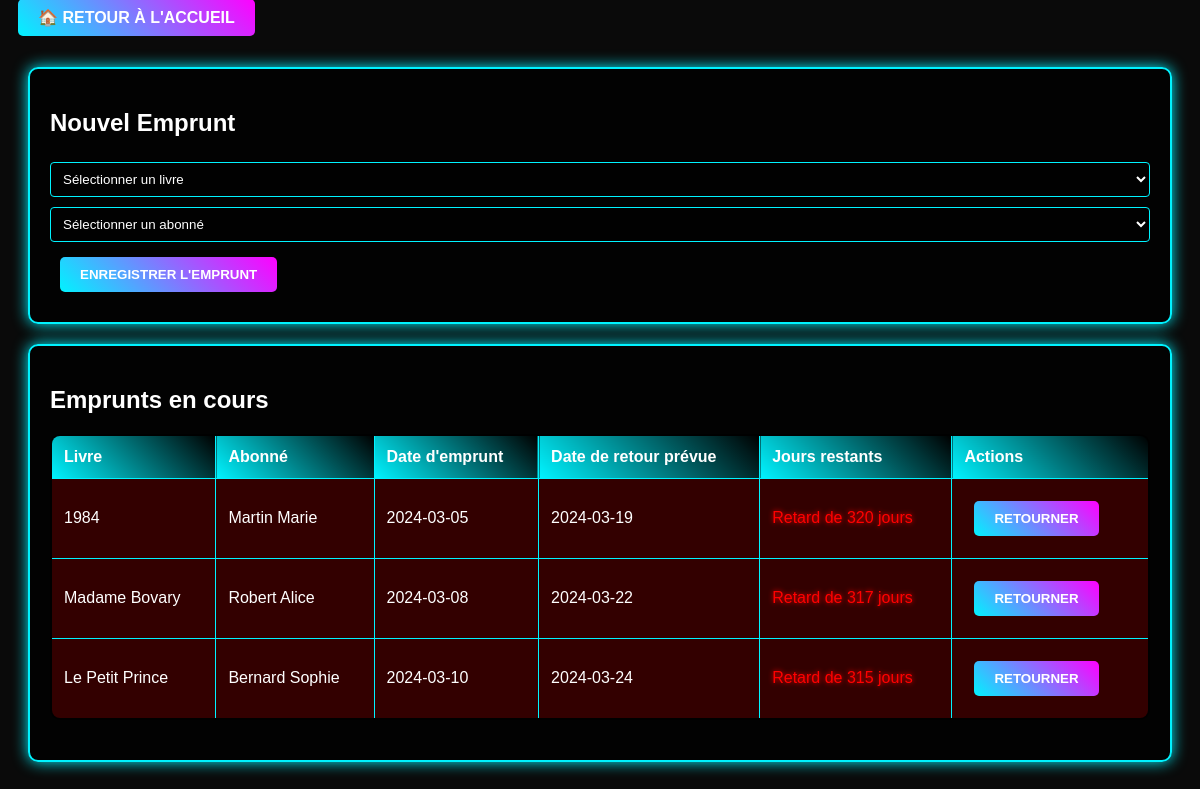
The app's page /emprunts.php, older data.
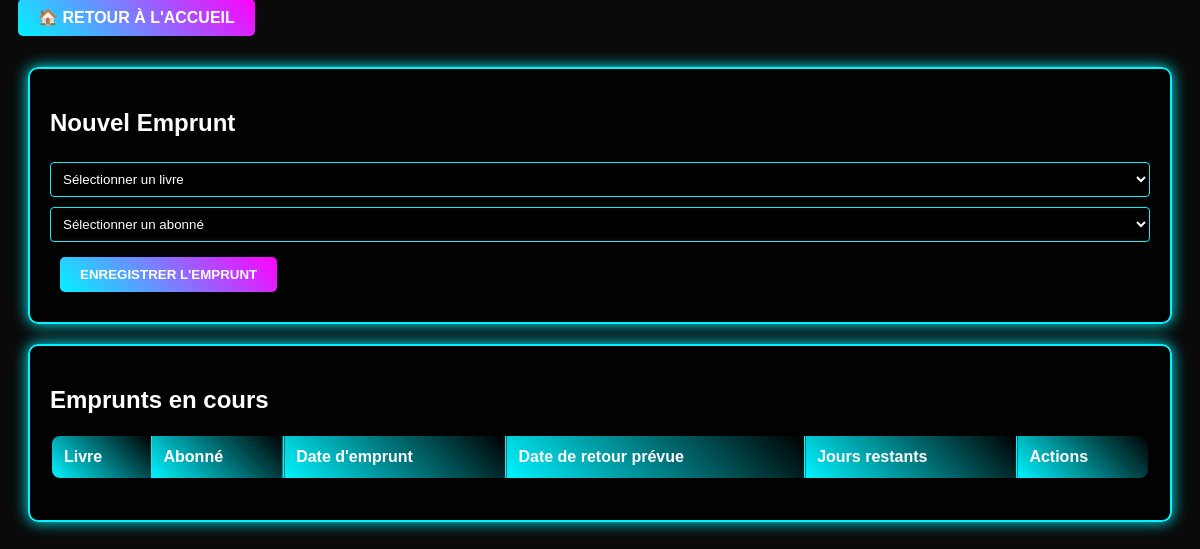
The same page, newer data.
### tables this page shows
CREATE TABLE IF NOT EXISTS emprunts (
    id INT PRIMARY KEY AUTO_INCREMENT,
    id_livre INT,
    id_abonne INT,
    date_emprunt DATE NOT NULL,
    date_retour_prevue DATE NOT NULL,
    date_retour DATE,
    FOREIGN KEY (id_livre) REFERENCES livres(id) ON DELETE CASCADE,
    FOREIGN KEY (id_abonne) REFERENCES abonnes(id) ON DELETE CASCADE
);

CREATE TABLE IF NOT EXISTS livres (
    id INT PRIMARY KEY AUTO_INCREMENT,
    titre VARCHAR(200) NOT NULL,
    auteur VARCHAR(100) NOT NULL,
    isbn VARCHAR(13) UNIQUE,
    categorie VARCHAR(50) NOT NULL,
    disponible BOOLEAN DEFAULT true
);

### emprunts.php (the view, shortened to what this page needs)
<?php
require_once 'includes/db.php';
$query = "SELECT e.*,
          l.titre as livre_titre,
          CONCAT(a.nom, ' ', a.prenom) as abonne_nom,
          DATEDIFF(e.date_retour_prevue, CURRENT_DATE) as jours_restants
          FROM emprunts e
          JOIN livres l ON e.id_livre = l.id
          JOIN abonnes a ON e.id_abonne = a.id
          WHERE e.date_retour IS NULL
          ORDER BY e.date_retour_prevue ASC";
$emprunts = $pdo->query($query)->fetchAll();
?>
<!DOCTYPE html>
<html lang="fr">
<head>
    <link rel="stylesheet" href="styles/cyberpunk.css">
    <link rel="stylesheet" href="styles/emprunt.css">
</head>
<body>
    <a href="index.php" class="cyber-button"> 🏠 Retour à l'accueil</a>
    <div class="container">
        <div class="cyber-card">
            <h2>Nouvel Emprunt</h2>
            <form method="POST" class="cyber-form">
                <div class="form-group">
                    <select name="id_livre" class="cyber-input" required>
                        <option value="">Sélectionner un livre</option>
                    </select>
                </div>
                <div class="form-group">
                    <select name="id_abonne" class="cyber-input" required>
                        <option value="">Sélectionner un abonné</option>
                    </select>
                </div>
                <button type="submit" name="ajouter_emprunt" class="cyber-btn">Enregistrer l'emprunt</button>
            </form>
        </div>
        <div class="cyber-card">
            <h2>Emprunts en cours</h2>
            <table class="cyber-table">
                <thead>
                    <tr>
                        <th>Livre</th>
                        <th>Abonné</th>
                        <th>Date d'emprunt</th>
                        <th>Date de retour prévue</th>
                        <th>Jours restants</th>
                        <th>Actions</th>
                    </tr>
                </thead>
                <tbody>
                    <?php foreach($emprunts as $emprunt): ?>
                        <tr class="<?= $emprunt['jours_restants'] < 0 ? 'retard' : '' ?>">
                            <td><?= htmlspecialchars($emprunt['livre_titre']) ?></td>
                            <td><?= htmlspecialchars($emprunt['abonne_nom']) ?></td>
                            <td><?= htmlspecialchars($emprunt['date_emprunt']) ?></td>
                            <td><?= htmlspecialchars($emprunt['date_retour_prevue']) ?></td>
                            <td>
                                <?php if($emprunt['jours_restants'] < 0): ?>
                                    <span class="retard-badge">
                                        Retard de <?= abs($emprunt['jours_restants']) ?> jours
                                    </span>
                                <?php else: ?>
                                    <?= $emprunt['jours_restants'] ?> jours
                                <?php endif; ?>
                            </td>
                            <td>
                                <form method="POST" style="display: inline;">
                                    <button type="submit" name="retourner_livre" class="cyber-btn">
                                        Retourner
                                    </button>
                                </form>
                            </td>
                        </tr>
                    <?php endforeach; ?>
                </tbody>
            </table>
        </div>
    </div>
</body>
</html>

### styles/cyberpunk.css (style rules this page uses)
:root { --neon-blue: #00f3ff; --neon-pink: #ff00ff; --dark-bg: #0a0a0a; --cyber-yellow: #f0db4f; --neon-red: #ff0000; }
body { background-color: var(--dark-bg); color: #fff; font-family: 'Rajdhani', sans-serif; }
.cyber-button { background: linear-gradient(45deg, var(--neon-blue), var(--neon-pink)); border: none; color: white; padding: 10px 20px; border-radius: 5px; text-transform: uppercase; font-weight: bold; cursor: pointer; transition: all 0.3s ease; margin: 10px; text-decoration: none; }
table { background: rgba(0, 0, 0, 0.8); border: 2px solid var(--neon-blue); border-collapse: collapse; width: 100%; margin: 20px 0; border-radius: 10px; overflow: hidden; }
th, td { border: 1px solid var(--neon-blue); padding: 12px; text-align: left; }
th { background: linear-gradient(45deg, var(--neon-blue), transparent); color: white; }
input[type="text"], input[type="number"], input[type="date"], select { background: rgba(0, 0, 0, 0.6); border: 1px solid var(--neon-blue); color: white; padding: 8px; margin: 5px 0; border-radius: 4px; width: 100%; transition: border-color 0.3s; }
.cyber-btn { background-color: green; color: white; padding: 14px; }
.cyber-card { background: rgba(0, 0, 0, 0.8); border: 2px solid var(--neon-blue); border-radius: 10px; padding: 20px; margin: 20px 0; box-shadow: 0 0 15px var(--neon-blue); transition: transform 0.3s; }
.cyber-btn, .cyber-button { background: linear-gradient(45deg, var(--neon-blue), var(--neon-pink)); border: none; color: white; padding: 10px 20px; border-radius: 5px; text-transform: uppercase; font-weight: bold; cursor: pointer; transition: all 0.3s ease; margin: 10px; }
.container { max-width: 1200px; margin: 0 auto; padding: 20px; }
input[type="text"], input[type="number"], select { background: rgba(0, 0, 0, 0.6); border: 1px solid var(--neon-blue); color: white; padding: 8px; margin: 5px 0; border-radius: 4px; width: 100%; transition: border-color 0.3s; }
.cyber-btn, .cyber-btn2 { transition: transform 0.3s; }
.cyber-card { animation: fadeIn 0.5s; }

### styles/emprunt.css (style rules this page uses)
.retard { background: rgba(255, 0, 0, 0.2) !important; }
.retard-badge { color: #ff0000; text-shadow: 0 0 5px #ff0000; }

Row changes from the older to the newer data that the page shows:
removed emprunts: id_livre.titre "1984", abonne_nom "Martin Marie", date_emprunt "2024-03-05", date_retour_prevue "2024-03-19", jours_restants "320"
removed emprunts: id_livre.titre "Madame Bovary", abonne_nom "Robert Alice", date_emprunt "2024-03-08", date_retour_prevue "2024-03-22", jours_restants "317"
removed emprunts: id_livre.titre "Le Petit Prince", abonne_nom "Bernard Sophie", date_emprunt "2024-03-10", date_retour_prevue "2024-03-24", jours_restants "315"
